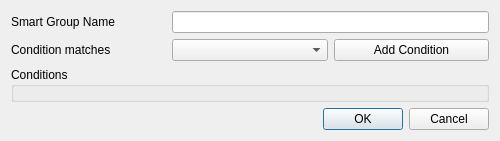
<?xml version="1.0" encoding="UTF-8"?>
<ui version="4.0">
 <class>QgsSmartGroupEditorDialogBase</class>
 <widget class="QDialog" name="QgsSmartGroupEditorDialogBase">
  <property name="geometry">
   <rect>
    <x>0</x>
    <y>0</y>
    <width>500</width>
    <height>141</height>
   </rect>
  </property>
  <property name="windowTitle">
   <string>Smart Group Editor</string>
  </property>
  <layout class="QGridLayout" name="gridLayout">
   <item row="0" column="0">
    <widget class="QLabel" name="label">
     <property name="text">
      <string>Smart Group Name</string>
     </property>
    </widget>
   </item>
   <item row="0" column="1" colspan="2">
    <widget class="QLineEdit" name="mNameLineEdit"/>
   </item>
   <item row="1" column="0">
    <widget class="QLabel" name="label_2">
     <property name="text">
      <string>Condition matches</string>
     </property>
    </widget>
   </item>
   <item row="1" column="1">
    <widget class="QComboBox" name="mAndOrCombo"/>
   </item>
   <item row="1" column="2">
    <widget class="QPushButton" name="mAddConditionBtn">
     <property name="text">
      <string>Add Condition</string>
     </property>
    </widget>
   </item>
   <item row="2" column="0" colspan="3">
    <widget class="QGroupBox" name="mConditionsBox">
     <property name="title">
      <string>Conditions</string>
     </property>
    </widget>
   </item>
   <item row="3" column="1" colspan="2">
    <widget class="QDialogButtonBox" name="buttonBox">
     <property name="orientation">
      <enum>Qt::Horizontal</enum>
     </property>
     <property name="standardButtons">
      <set>QDialogButtonBox::Cancel|QDialogButtonBox::Ok</set>
     </property>
    </widget>
   </item>
  </layout>
 </widget>
 <resources/>
 <connections>
  <connection>
   <sender>buttonBox</sender>
   <signal>rejected()</signal>
   <receiver>QgsSmartGroupEditorDialogBase</receiver>
   <slot>reject()</slot>
   <hints>
    <hint type="sourcelabel">
     <x>316</x>
     <y>260</y>
    </hint>
    <hint type="destinationlabel">
     <x>286</x>
     <y>274</y>
    </hint>
   </hints>
  </connection>
 </connections>
</ui>
